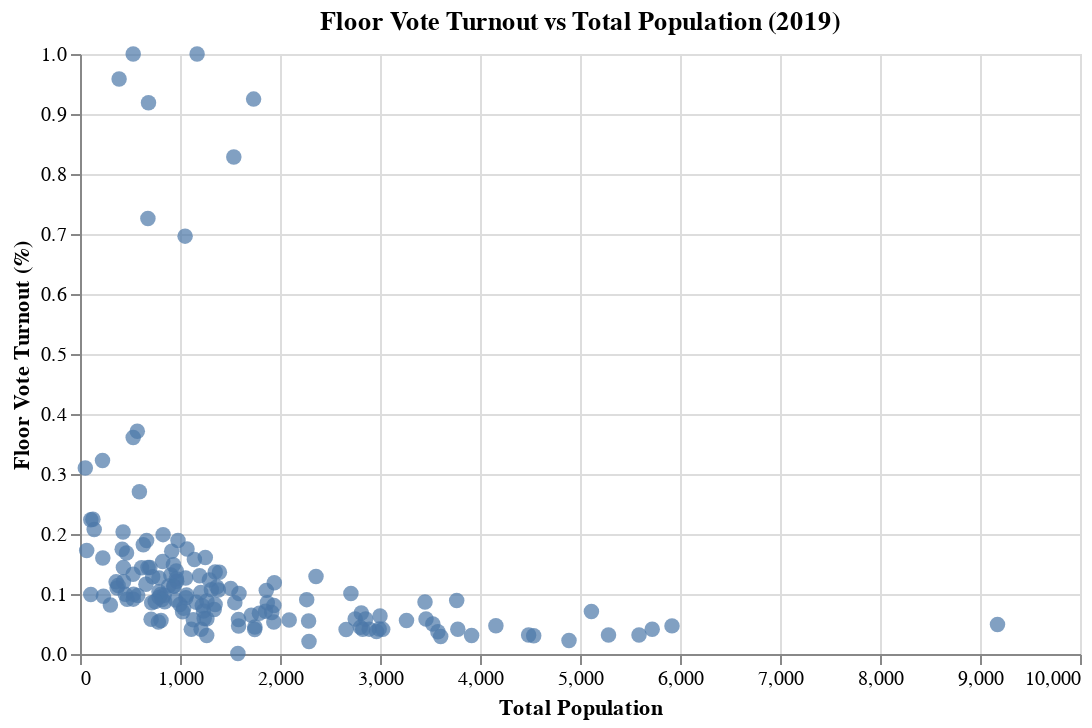

Notebook code cell kept with this figure:
### Code cell
# drop row with TOWN of "RUPERT"
turnout_2019_pop = turnout_2019_pop[turnout_2019_pop["TOWN"] != "RUPERT"]

# create altair scatter plot of "Australian ballot Turnout (%)" vs "Total Population"
scatter_plot = alt.Chart(turnout_2019_pop, width=500).mark_circle(size=60).encode(
    x=alt.X("Total Population:Q", title="Total Population"),
    y=alt.Y("Floor Vote Turnout (%):Q", title="Floor Vote Turnout (%)"),
    tooltip=["TOWN:N", "Total Population:Q", "Floor Vote Turnout (%):Q"]
).properties(
    title="Floor Vote Turnout vs Total Population (2019)"
)
scatter_plot

### Figure 1 — Vega-Lite specification as saved in the notebook (floating-point values rounded to 4 significant figures; data arrays with more than 128 entries replaced by an {"elided": "..."} marker saying what was removed)
{"config": {"view": {"continuousWidth": 300, "continuousHeight": 300}}, "data": {"name": "data-b3a6bfc01cbbb6809baeb6973b9ad607"}, "mark": {"type": "circle", "size": 60}, "encoding": {"tooltip": [{"field": "TOWN", "type": "nominal"}, {"field": "Total Population", "type": "quantitative"}, {"field": "Floor Vote Turnout (%)", "type": "quantitative"}], "x": {"field": "Total Population", "title": "Total Population", "type": "quantitative"}, "y": {"field": "Floor Vote Turnout (%)", "title": "Floor Vote Turnout (%)", "type": "quantitative"}}, "title": "Floor Vote Turnout vs Total Population (2019)", "width": 500, "$schema": "https://vega.github.io/schema/vega-lite/v6.1.0.json", "datasets": {"data-b3a6bfc01cbbb6809baeb6973b9ad607": {"elided": "221 records"}}}
